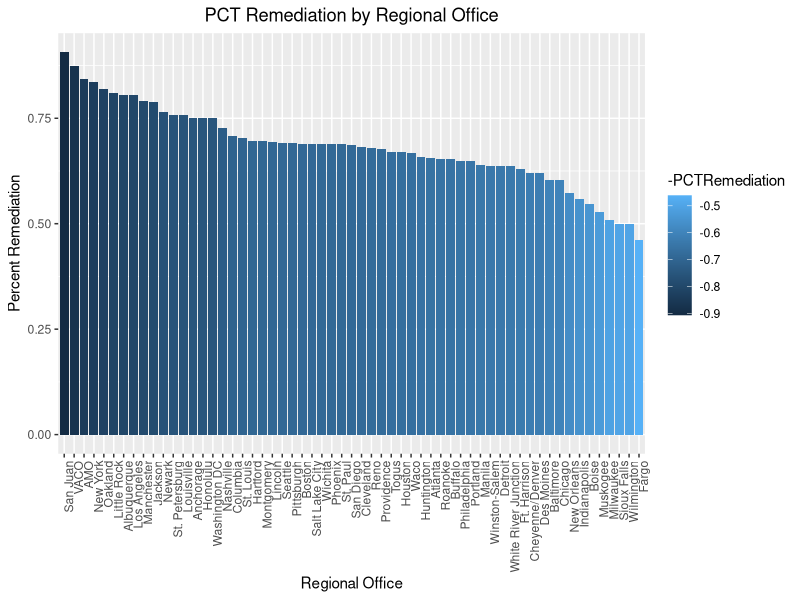

Recreate this plot in R.
# Project Elia Kostyrka

# R Code - unexecuted

# set working directory (this will be the only part 
# of the code that is different for each of us)

setwd("C:/Users/C/Desktop/Project")

# call library to read data
library(openxlsx)
# save the first worksheet of Elia's spreadsheet and
# name the file "Project Data"
df <- read.xlsx("Project Data.xlsx")

# Step 1: Clean the data

# rename columns by row 2
colnames(df) <- df[2,]

# remove unnecessary columns
df2 <- df[-1:-3,-c(1, 2, 5, 6, 10, 12:14, 24, 25 )]

#remove columns for open-ended questions
TeamData <- df2[,-c(14,15,24:26)]

#changing variable classes
TeamData$District <- as.factor(TeamData$District)
TeamData$`Study Status` <- as.factor(TeamData$`Study Status`)
TeamData$`Post Eval Question 1` <- as.factor(TeamData$`Post Eval Question 1`)
TeamData$`Pretest Score` <- as.numeric(TeamData$`Pretest Score`)
TeamData$`Posttest Score Attempt 1 ` <- as.numeric(TeamData$`Posttest Score Attempt 1 `)

View(TeamData)

# Elia Q1. Which regions required the most remediation?
# Keep only necessary columns (Study Title, Pretest Score, Use Regional Office variables)
library("dplyr")
TeamDataek = select(TeamData, 4, 5, 24)

# Clean data, remove NAs and standardize Regional Office names
library("stringr")
TeamDataek<-na.omit(TeamDataek)
TeamDataek$`Pretest Score` <- as.numeric(TeamDataek$`Pretest Score`)
TeamDataek$'Use Regional Office '[TeamDataek$'Use Regional Office' == 'Denver/Cheyenne'] = 'Cheyenne/Denver'
TeamDataek$'Use Regional Office '[TeamDataek$'Use Regional Office' == 'Other (AMO)'] = 'AMO'
TeamDataek$'Use Regional Office '[TeamDataek$'Use Regional Office' == 'Other (VACO)'] = 'VACO'
TeamDataek$'Use Regional Office '[TeamDataek$'Use Regional Office' == 'Washington'] = 'Washington DC'
TeamDataek$`Use Regional Office ` <- as.factor(TeamDataek$`Use Regional Office `)

# Create categorical "Failed" column
TeamDataek$Failed <- ifelse(TeamDataek[,2]<100,"1","0")
View(TeamDataek)

# Calculate percentage of participants that failed (scored less than 100%) by Regional Office
TeamDataek$Failed <- as.numeric(TeamDataek$Failed)
Remediation<-aggregate(TeamDataek$'Failed' ~ TeamDataek$'Use Regional Office ', FUN = mean)

# Create new df and rename columns
TeamDataekQ1 <- data.frame(Remediation)
colnames(TeamDataekQ1) <- c("RO","PCTRemediation")
View(TeamDataekQ1)

# Create plot for Remediation
library("ggplot2")
TeamDataekQ1_bar <- ggplot(TeamDataekQ1,aes(x=reorder(RO,-PCTRemediation),y=PCTRemediation,fill=-PCTRemediation))
TeamDataekQ1_bar <- TeamDataekQ1_bar + geom_col()
TeamDataekQ1_bar <- TeamDataekQ1_bar + ggtitle("PCT Remediation by Regional Office")+ theme (axis.text.x=element_text(angle=90,hjust=1))
TeamDataekQ1_bar <- TeamDataekQ1_bar + theme (plot.title=element_text(hjust=0.5))+xlab("Regional Office")+ylab("Percent Remediation")
TeamDataekQ1_bar
